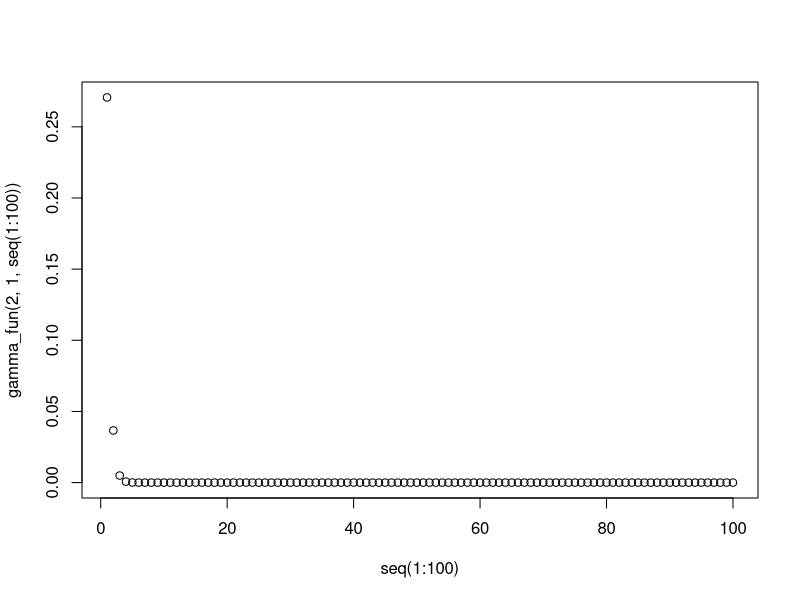
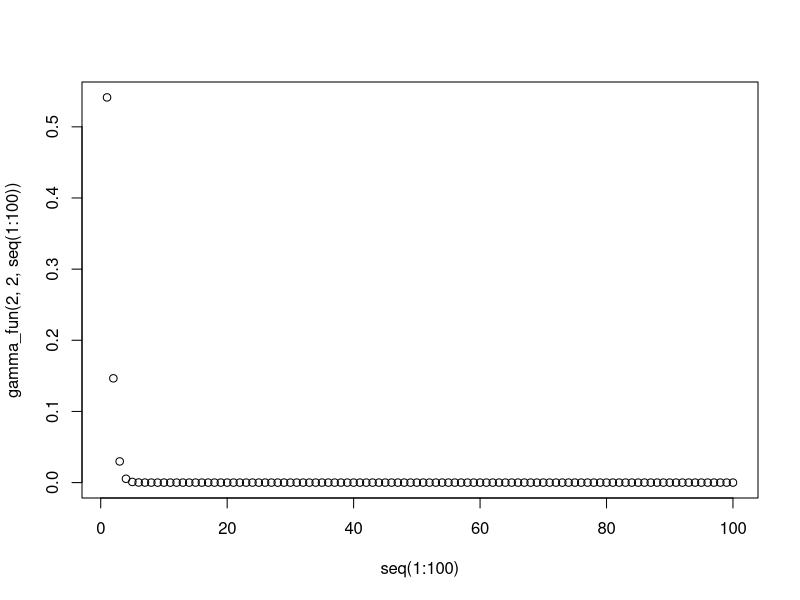
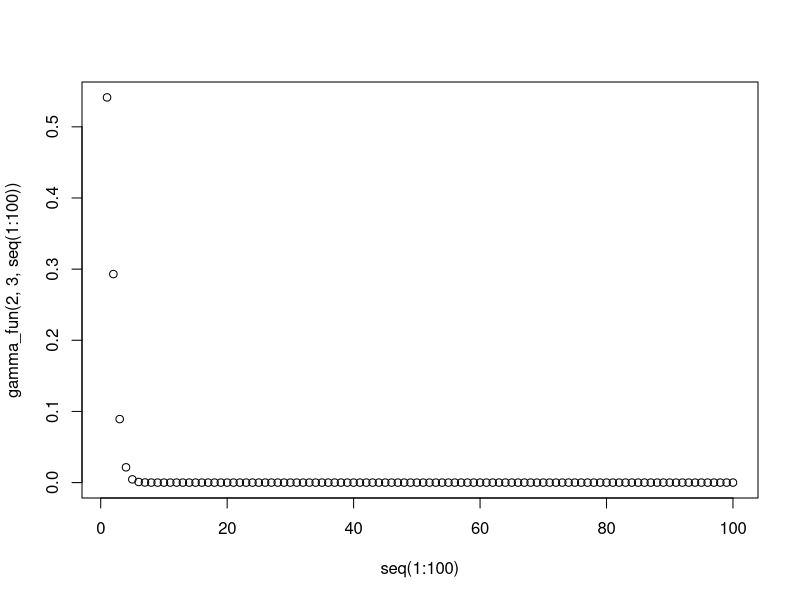
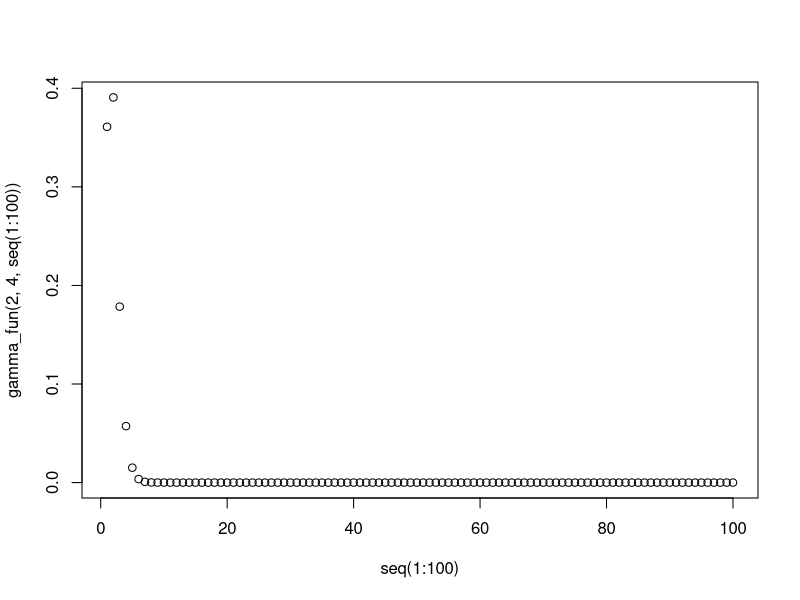
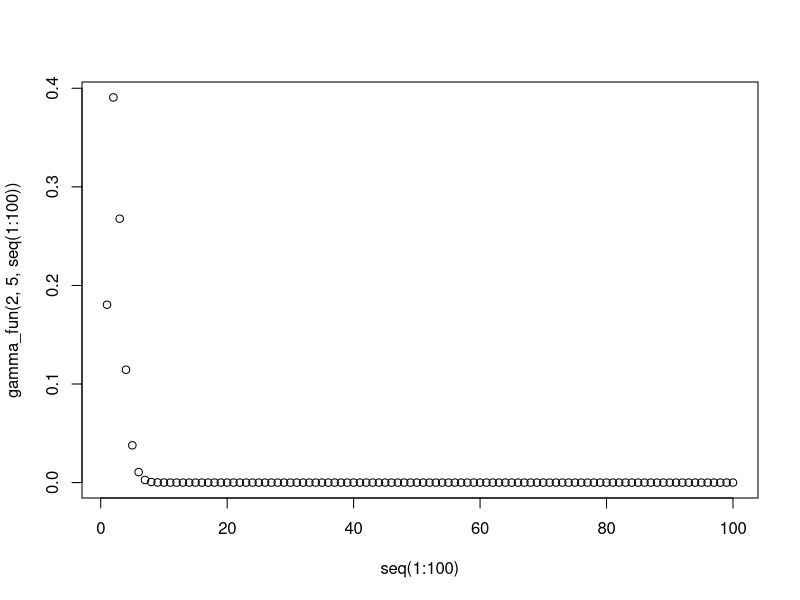
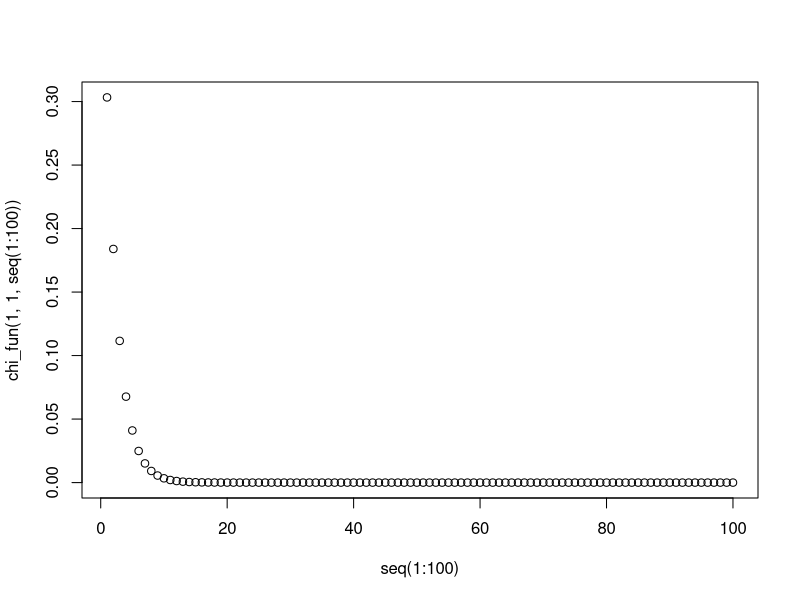
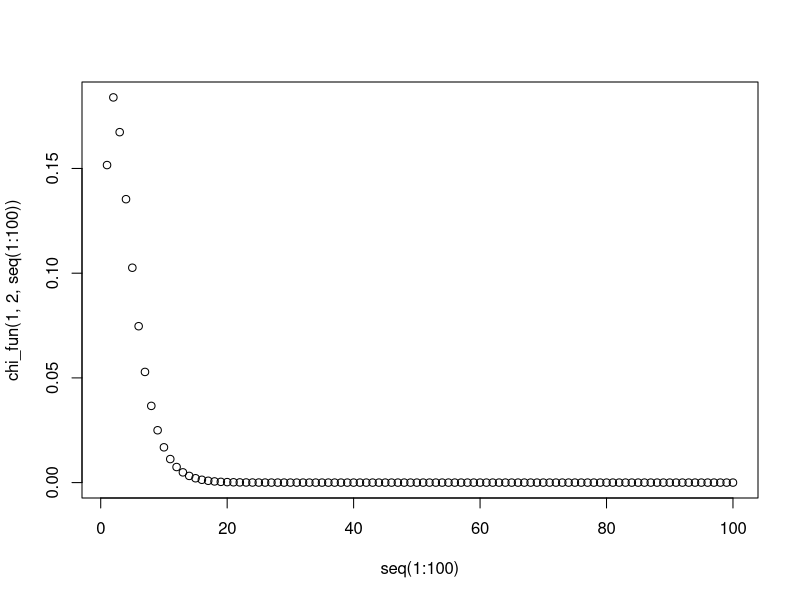
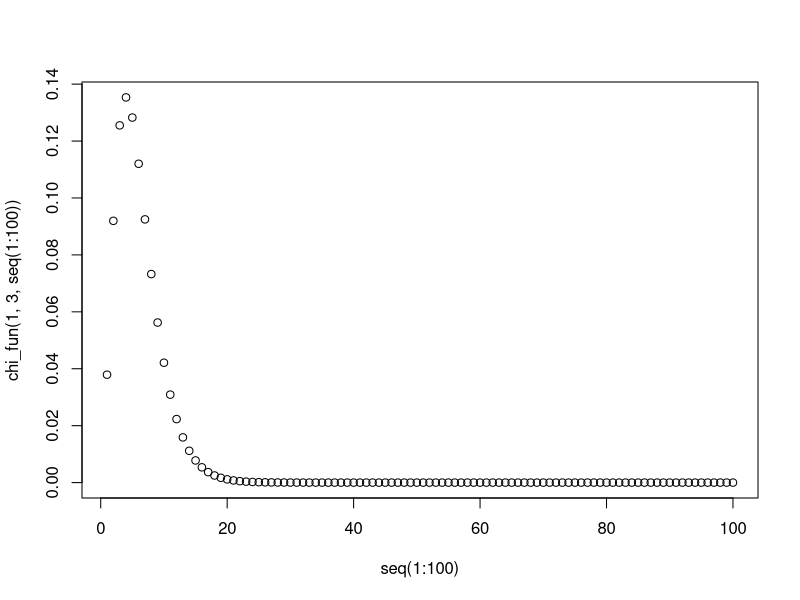

These figures' R source, in order:
## ---- chunk 1
knitr::opts_chunk$set(echo = TRUE)
## ---- chunk 2
gamma_fun <- function(lambda, alpha, x) {
  ((lambda^alpha)/factorial(alpha-1))*(x^(alpha-1)*exp(-lambda*x))
}

plot(seq(1:100), gamma_fun(2, 1, seq(1:100)))
plot(seq(1:100), gamma_fun(2, 2, seq(1:100)))
plot(seq(1:100), gamma_fun(2, 3, seq(1:100)))
plot(seq(1:100), gamma_fun(2, 4, seq(1:100)))
plot(seq(1:100), gamma_fun(2, 5, seq(1:100)))
## ---- chunk 3
chi_fun <- function(lambda, alpha, x) {
  (1/(factorial(alpha-1)*2^alpha))*(x^(alpha-1)*exp(-x/2))
}

plot(seq(1:100), chi_fun(1, 1, seq(1:100)))
plot(seq(1:100), chi_fun(1, 2, seq(1:100)))
plot(seq(1:100), chi_fun(1, 3, seq(1:100)))
plot(seq(1:100), chi_fun(1, 4, seq(1:100)))
plot(seq(1:100), chi_fun(1, 5, seq(1:100)))
